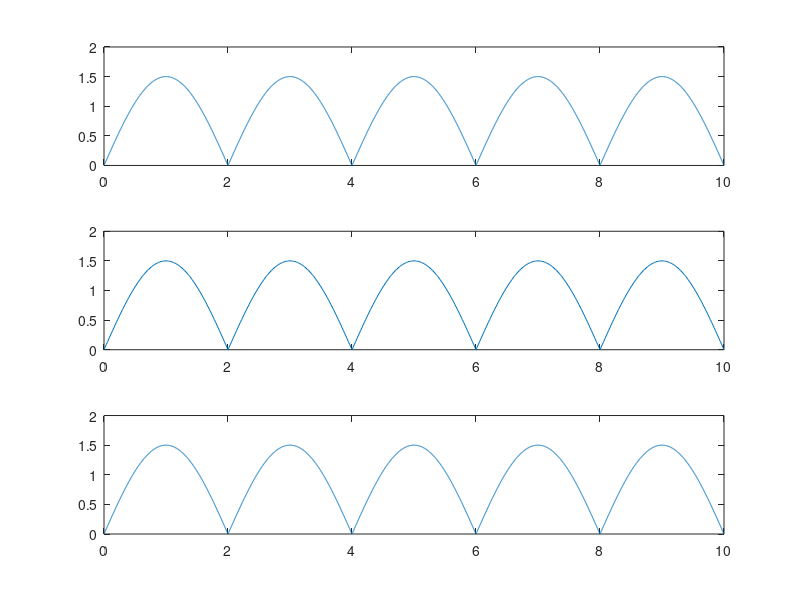

Source code (MATLAB):
%Babaua Andrei-Costin 423D
%Sinusoidal dubla alternanta
%Rezolutie temporara 2ms

f=1/4;
t1=0:0.002:10;
sign1=1.5*sin(2*pi*f*t1);
for i=1:1:length(sign1)
    if (sign1(i:i)<0)
        sign1(i:i)=abs(sign1(i:i)); %Modulul partii negative a sinusodiei
    end
end
subplot(3,1,1);
plot(t1,sign1);

%Rezolutie temporara 20ms

t2=0:0.02:10;
sign2=1.5*sin(2*pi*f*t2);
for i=1:1:length(sign2)
    if (sign2(i:i)<0)
        sign2(i:i)=abs(sign2(i:i)); 
    end
end
subplot(3,1,2);
plot(t2,sign2);

%Rezolutie temporara 200ms

t3=0:0.002:10;
sign3=1.5*sin(2*pi*f*t3);
for i=1:1:length(sign3)
    if (sign3(i:i)<0)
        sign3(i:i)=abs(sign3(i:i));
    end
end
subplot(3,1,3);
plot(t3,sign3);